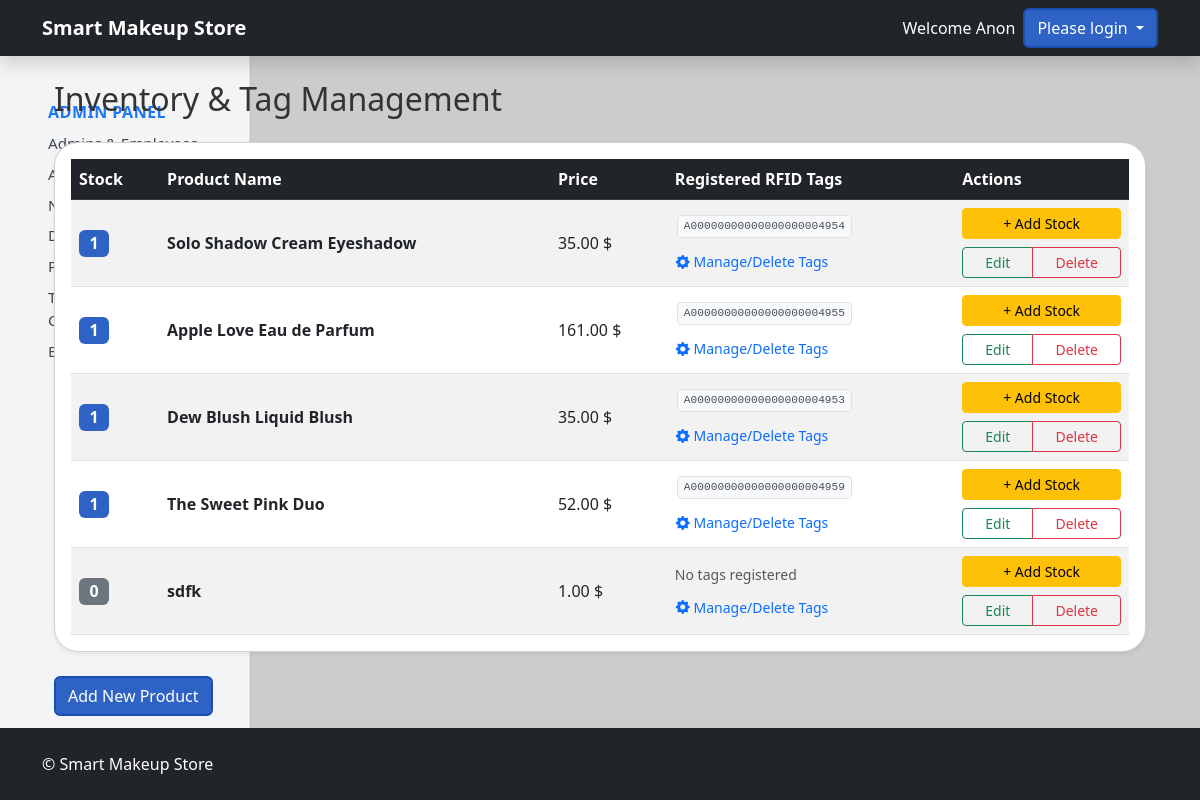
Page /admin-dashboard/products on the committed database.
### tables this page shows
CREATE TABLE products (
            product_id INTEGER PRIMARY KEY AUTOINCREMENT,
            category_id INTEGER DEFAULT NULL,
            product_name TEXT NOT NULL,
            product_description TEXT DEFAULT NULL,
            product_price REAL NOT NULL,
            product_company TEXT,
            product_stock_quantity INTEGER DEFAULT 0,
            product_created_at DATETIME DEFAULT CURRENT_TIMESTAMP,
            product_updated_at DATETIME,
            FOREIGN KEY(category_id) REFERENCES categories(category_id)
        );

### routes/store.py (the view)
@app.route('/admin-dashboard/products')
def productList():
    storeDb = db.getDB()
    query = '''
        SELECT p.*,
               (SELECT GROUP_CONCAT(r.rfid_tag, '/') FROM product_rfid r WHERE r.product_id = p.product_id) as rfid_tag,
               (SELECT COUNT(r.rfid_id) FROM product_rfid r WHERE r.product_id = p.product_id) as stock
        FROM products p
    '''
    products = storeDb.execute(query).fetchall()
    storeDb.close()
    return render_template('productsList.html', products=products)

### models/database.py (called while the page is built)
def getDB():
    conn = sqlite3.connect('store.db', check_same_thread=False)
    conn.row_factory = sqlite3.Row
    return conn

### templates/productsList.html (shortened to what this page needs)
{% extends "base.html" %} {% block content %}
<div class="container my-4">
  <h2 class="mb-4">Inventory & Tag Management</h2>
  {% include "adminSidebar.html" with context %} {% if products|length == 0 %}
  <div class="alert alert-warning">No products found.</div>
  {% else %}
  <div class="card shadow-sm mb-4">
    <div class="card-body p-3">
      <table class="table table-striped table-hover align-middle mb-0">
        <thead class="table-dark">
          <tr>
            <th>Stock</th>
            <th>Product Name</th>
            <th>Price</th>
            <th>Registered RFID Tags</th>
            <th>Actions</th>
          </tr>
        </thead>
        <tbody>
          {% for product in products %}
          <tr>
            <td>
               {% if
              product.rfid_tag and product.rfid_tag.strip() != "" %} {% set
              tags_list = product.rfid_tag.split('/') %}
              <span class="badge bg-primary fs-6">{{ tags_list|length }}</span>
              {% else %}
              <span class="badge bg-secondary fs-6">0</span>
              {% endif %}
            </td>
            <td><strong>{{ product.product_name }}</strong></td>
            <td>{{ "%.2f"|format(product.product_price) }} $</td>
            <td>
              <div class="d-flex flex-wrap mb-2">
                {% if product.rfid_tag and product.rfid_tag.strip() != "" %} {%
                for tag in product.rfid_tag.split('/') %}
                <span class="tag-badge">{{ tag.strip() }}</span>
                {% endfor %} {% else %}
                <span class="text-muted small">No tags registered</span>
                {% endif %}
              </div>
              <a
                href="{{ url_for('store.tagsList', product_id=product.product_id) }}"
                class="btn btn-link btn-sm p-0 text-decoration-none"
              >
                <i class="bi bi-gear-fill"></i> Manage/Delete Tags
              </a>
            </td>
            <td>
              <div class="d-grid gap-2">
                <button
                  type="button"
                  class="btn btn-sm btn-warning"
                  data-bs-toggle="modal"
                  data-bs-target="#addRfidModal{{ product.product_id }}"
                  onclick="startRfidScan('{{ product.product_id }}')"
                >
                  + Add Stock
                </button>
                <div class="btn-group w-100">
                  <a
                    href="{{ url_for('store.productEditPage', product_id=product.product_id) }}"
                    class="btn btn-sm btn-outline-success"
                    >Edit</a
                  >
                  <a
                    href="{{ url_for('store.productDelete', product_id=product.product_id) }}"
                    class="btn btn-sm btn-outline-danger"
                    >Delete</a
                  >
                </div>
              </div>
            </td>
          </tr>
          {% endfor %}
        </tbody>
      </table>
    </div>
  </div>
      <a href="{{url_for('store.productCreate')}}" class="btn btn-primary">Add New Product</a>
  {% endif %}
</div>
{% endblock %}

### templates/base.html (shortened to what this page needs)
<!doctype html>
<html>
  <head>
    <link href="https://cdn.jsdelivr.net/npm/bootstrap@5.3.0/dist/css/bootstrap.min.css" rel="stylesheet"/>
    <link href="https://cdn.jsdelivr.net/npm/bootstrap-icons@1.11.1/font/bootstrap-icons.css" rel="stylesheet">
    <link rel="stylesheet" href="{{ url_for('static', filename='css/00-Global-Styles.css') }}">
  </head>
  <body>
    <main>
        <nav class="navbar navbar-expand-lg navbar-dark bg-dark shadow">
        <div class="container">
            <a class="navbar-brand" href="{{ url_for('store.storeIndex') }}">
            <b>Smart Makeup Store</b>
            </a>
          <div class="ms-auto text-white d-flex align-items-center">
            {% if session.get('user_first_name') %}
              <span class="me-2">Welcome {{ session.get('user_first_name') }}</span>
              <form method="GET" action="{{ url_for('store.logout') }}">
                <button type="submit" class="btn btn-danger btn-sm">Logout</button>
              </form>
            {% else %}
              <span class="me-2">Welcome Anon</span>
              <div class="dropdown">
                <button class="btn btn-primary dropdown-toggle"
                        type="button"
                        id="loginDropdown"
                        data-bs-toggle="dropdown"
                        data-bs-auto-close="outside"
                        aria-expanded="false">
                  Please login
                </button>
                {% endif %}
            </div>
            </div>
        </div>
        </nav>
      <div class="container mt-4">{% block content %}{% endblock %}</div>
      <footer class="bg-dark text-white py-4 mt-auto">
        <div class="container d-flex justify-content-between align-items-center">
            <span>&copy; {{ current_year }} Smart Makeup Store</span>
        </div>
      </footer>
    </main>
  </body>
</html>

### templates/adminSidebar.html (shortened to what this page needs)
<nav
  class="admin-sidebar col-md-3 col-lg-2 d-md-block bg-light vh-100 border-end shadow-sm"
>
  <div class="position-sticky top-0 pt-4 pb-4 px-2">
    <nav class="nav flex-column">
      <a
        class="nav-link px-2 py-1 rounded"
        href="{{ url_for('store.adminDashboard') }}"
      >
        <span class="text-primary fw-bold mb-2">Admin Panel</span>
      </a>
      <a
        class="nav-link px-2 py-1 rounded"
        href="{{ url_for('store.adminDashboard') }}#staff-section"
        >Admins & Employees</a
      >
      <a
        class="nav-link px-2 py-1 rounded"
        href="{{ url_for('store.adminDashboard') }}#all-users-section"
        >All Users</a
      >
      <a
        class="nav-link px-2 py-1 rounded"
        href="{{ url_for('store.adminDashboard') }}#notifications-section"
        >Notifications</a
      >
      <a
        class="nav-link px-2 py-1 rounded"
        href="{{ url_for('store.adminDashboard') }}#db-overview-section"
        >Database Overview</a
      >
      <a
        class="nav-link px-2 py-1 rounded"
        href="{{ url_for('store.productList') }}"
        >Products</a
      >
      <a
        class="nav-link px-2 py-1 rounded"
        href="{{ url_for('store.temperatureMonitor') }}"
        >Temperature Controller</a
      >
      <a
        class="nav-link px-2 py-1 rounded"
        href="{{ url_for('store.ble_scan_view') }}"
        >Bluetooth Sensor</a
      >
      <button
        class="btn btn-toggle align-items-center rounded collapsed"
        data-bs-toggle="collapse"
        data-bs-target="#dashboard-collapse"
        aria-expanded="false"
        style="text-align: left"
      >
      </button>
    </nav>
  </div>
</nav>

### static/css/00-Global-Styles.css (style rules this page uses)
body, html { background-color: #ccc !important; color: #333; display: flex; flex-direction: column; margin: 0; padding: 0; min-height: 100vh; }
nav { position: absolute; top: 0px; }
.bg-primary, .btn-primary { background-color: #2e62c4 !important; }
.btn-primary { border: 2px solid #1a4dad; }
.card { border-radius: 1.5rem !important; }
footer { background-color: #2e62c4; color: #fff; padding: 1rem 0; flex-shrink: 0; text-align: center; position: absolute; bottom: 0; width: 100%; }
.admin-sidebar { position: absolute; top: 0; left: 0; min-height: 100vh; max-height: 100%; width: 250px; padding: 6rem 2rem; z-index: -1; opacity: 0.9; }
main { position: absolute; z-index: 1; min-height: 100vh; max-height: 100%; min-width: 100vw; max-width: 100%; padding: 0; margin: 0; overflow: hidden; }
.admin-sidebar .nav-link { color: #343a40; font-size: 0.95rem; transition: background-color 0.2s, color 0.2s; }
.admin-sidebar span.text-primary { font-size: 1rem; text-transform: uppercase; letter-spacing: 0.5px; }

### templates/productsList.html (style rules this page uses)
.tag-badge { display: inline-block; background-color: #f8f9fa; border: 1px solid #dee2e6; border-radius: 4px; padding: 2px 6px; margin: 2px; font-family: monospace; font-size: 0.7rem; color: #495057; }

### rows in the picture
products: tags_list "1", product_name "Solo Shadow Cream Eyeshadow", product_price "35.00", strip "A00000000000000000004954"
products: tags_list "1", product_name "Apple Love Eau de Parfum", product_price "161.00", strip "A00000000000000000004955"
products: tags_list "1", product_name "Dew Blush Liquid Blush", product_price "35.00", strip "A00000000000000000004953"
products: tags_list "1", product_name "The Sweet Pink Duo", product_price "52.00", strip "A00000000000000000004959"
products: shows "0", product_name "sdfk", product_price "1.00", shows "No tags registered"
